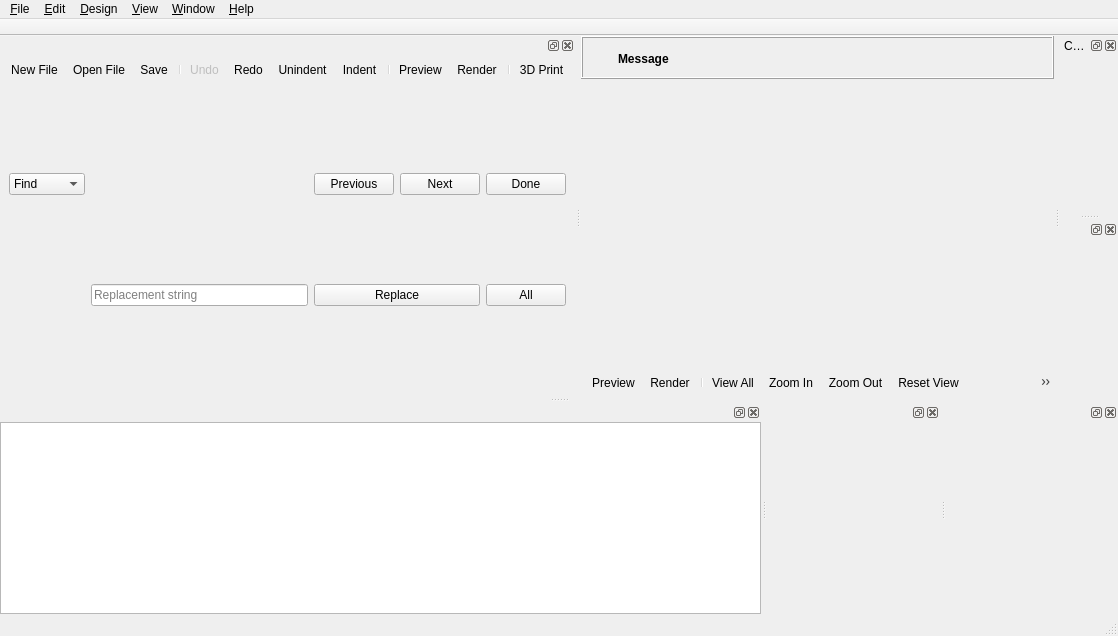
<?xml version="1.0" encoding="UTF-8"?>
<ui version="4.0">
 <class>MainWindow</class>
 <widget class="QMainWindow" name="MainWindow">
  <property name="geometry">
   <rect>
    <x>0</x>
    <y>0</y>
    <width>1118</width>
    <height>636</height>
   </rect>
  </property>
  <widget class="QWidget" name="centralwidget">
   <layout class="QVBoxLayout" name="verticalLayout_2">
    <property name="spacing">
     <number>0</number>
    </property>
    <property name="leftMargin">
     <number>0</number>
    </property>
    <property name="topMargin">
     <number>0</number>
    </property>
    <property name="rightMargin">
     <number>0</number>
    </property>
    <property name="bottomMargin">
     <number>0</number>
    </property>
    <item>
     <widget class="QWidget" name="mainWidget" native="true">
      <property name="sizePolicy">
       <sizepolicy hsizetype="Expanding" vsizetype="Expanding">
        <horstretch>0</horstretch>
        <verstretch>0</verstretch>
       </sizepolicy>
      </property>
      <layout class="QVBoxLayout" name="verticalLayout_3">
       <property name="spacing">
        <number>0</number>
       </property>
       <property name="leftMargin">
        <number>0</number>
       </property>
       <property name="topMargin">
        <number>0</number>
       </property>
       <property name="rightMargin">
        <number>0</number>
       </property>
       <property name="bottomMargin">
        <number>0</number>
       </property>
       <item>
        <widget class="QFrame" name="frameCompileResult">
         <property name="frameShape">
          <enum>QFrame::Box</enum>
         </property>
         <property name="frameShadow">
          <enum>QFrame::Raised</enum>
         </property>
         <layout class="QGridLayout" name="gridLayoutCompileResult">
          <property name="leftMargin">
           <number>6</number>
          </property>
          <property name="topMargin">
           <number>6</number>
          </property>
          <property name="rightMargin">
           <number>6</number>
          </property>
          <property name="bottomMargin">
           <number>4</number>
          </property>
          <property name="horizontalSpacing">
           <number>4</number>
          </property>
          <item row="0" column="1">
           <widget class="QLabel" name="labelCompileResultMessage">
            <property name="sizePolicy">
             <sizepolicy hsizetype="Preferred" vsizetype="Preferred">
              <horstretch>1</horstretch>
              <verstretch>0</verstretch>
             </sizepolicy>
            </property>
            <property name="font">
             <font>
              <weight>75</weight>
              <bold>true</bold>
             </font>
            </property>
            <property name="text">
             <string>Message</string>
            </property>
            <property name="wordWrap">
             <bool>true</bool>
            </property>
           </widget>
          </item>
          <item row="0" column="2">
           <widget class="QToolButton" name="toolButtonCompileResultClose">
            <property name="styleSheet">
             <string notr="true"/>
            </property>
            <property name="text">
             <string/>
            </property>
            <property name="icon">
             <iconset resource="../../resources/common.qrc">
              <normaloff>:/icons/close.png</normaloff>:/icons/close.png</iconset>
            </property>
            <property name="iconSize">
             <size>
              <width>22</width>
              <height>22</height>
             </size>
            </property>
            <property name="toolButtonStyle">
             <enum>Qt::ToolButtonIconOnly</enum>
            </property>
            <property name="autoRaise">
             <bool>true</bool>
            </property>
           </widget>
          </item>
          <item row="0" column="0">
           <widget class="QToolButton" name="toolButtonCompileResultIcon">
            <property name="styleSheet">
             <string notr="true">QToolButton { border: none; }</string>
            </property>
            <property name="text">
             <string/>
            </property>
            <property name="icon">
             <iconset resource="../../resources/common.qrc">
              <normaloff>:/icons/information-icons-error.png</normaloff>:/icons/information-icons-error.png</iconset>
            </property>
            <property name="iconSize">
             <size>
              <width>22</width>
              <height>22</height>
             </size>
            </property>
            <property name="autoRaise">
             <bool>false</bool>
            </property>
           </widget>
          </item>
         </layout>
        </widget>
       </item>
       <item>
        <widget class="QGLView" name="qglview" native="true">
         <property name="sizePolicy">
          <sizepolicy hsizetype="Expanding" vsizetype="Expanding">
           <horstretch>0</horstretch>
           <verstretch>0</verstretch>
          </sizepolicy>
         </property>
         <property name="minimumSize">
          <size>
           <width>200</width>
           <height>100</height>
          </size>
         </property>
        </widget>
       </item>
       <item>
        <widget class="QToolBar" name="viewerToolBar">
         <addaction name="designActionPreview"/>
         <addaction name="designActionRender"/>
         <addaction name="separator"/>
         <addaction name="viewActionViewAll"/>
         <addaction name="viewActionZoomIn"/>
         <addaction name="viewActionZoomOut"/>
         <addaction name="viewActionResetView"/>
         <addaction name="designActionMeasureDist"/>
         <addaction name="designActionMeasureAngle"/>
         <addaction name="separator"/>
         <addaction name="viewActionRight"/>
         <addaction name="viewActionLeft"/>
         <addaction name="viewActionBack"/>
         <addaction name="viewActionFront"/>
         <addaction name="viewActionTop"/>
         <addaction name="viewActionBottom"/>
         <addaction name="separator"/>
         <addaction name="viewActionPerspective"/>
         <addaction name="viewActionOrthogonal"/>
         <addaction name="separator"/>
         <addaction name="viewActionShowAxes"/>
         <addaction name="viewActionShowScaleProportional"/>
         <addaction name="viewActionShowEdges"/>
        </widget>
       </item>
      </layout>
      <zorder>qglview</zorder>
      <zorder>viewerToolBar</zorder>
      <zorder>frameCompileResult</zorder>
     </widget>
    </item>
   </layout>
  </widget>
  <widget class="QMenuBar" name="menubar">
   <property name="geometry">
    <rect>
     <x>0</x>
     <y>0</y>
     <width>1118</width>
     <height>22</height>
    </rect>
   </property>
   <widget class="QMenu" name="menu_File">
    <property name="title">
     <string>&amp;File</string>
    </property>
    <widget class="QMenu" name="menuOpenRecent">
     <property name="title">
      <string>Recen&amp;t Files</string>
     </property>
    </widget>
    <widget class="QMenu" name="menuExamples">
     <property name="title">
      <string>&amp;Examples</string>
     </property>
    </widget>
    <widget class="QMenu" name="menuExport">
     <property name="title">
      <string>E&amp;xport</string>
     </property>
     <addaction name="fileActionExportSTL"/>
     <addaction name="fileActionExportOBJ"/>
     <addaction name="fileActionExportOFF"/>
     <addaction name="fileActionExportWRL"/>
     <addaction name="fileActionExportAMF"/>
     <addaction name="fileActionExport3MF"/>
     <addaction name="fileActionExportDXF"/>
     <addaction name="fileActionExportSVG"/>
     <addaction name="fileActionExportCSG"/>
     <addaction name="fileActionExportPDF"/>
     <addaction name="fileActionExportSTEP"/>
     <addaction name="separator"/>
     <addaction name="fileActionExportImage"/>
    </widget>
    <addaction name="fileActionNew"/>
    <addaction name="fileActionOpen"/>
    <addaction name="menuOpenRecent"/>
    <addaction name="menuExamples"/>
    <addaction name="fileActionReload"/>
    <addaction name="separator"/>
    <addaction name="fileActionNewWindow"/>
    <addaction name="fileActionOpenWindow"/>
    <addaction name="fileActionRevoke"/>
    <addaction name="fileActionClose"/>
    <addaction name="separator"/>
    <addaction name="fileActionSave"/>
    <addaction name="fileActionSaveAs"/>
    <addaction name="fileActionSaveACopy"/>
    <addaction name="fileActionSaveAll"/>
    <addaction name="separator"/>
    <addaction name="menuExport"/>
    <addaction name="separator"/>
    <addaction name="fileShowLibraryFolder"/>
    <addaction name="separator"/>
    <addaction name="fileActionQuit"/>
   </widget>
   <widget class="QMenu" name="menu_Edit">
    <property name="title">
     <string>&amp;Edit</string>
    </property>
    <addaction name="editActionUndo"/>
    <addaction name="editActionRedo"/>
    <addaction name="separator"/>
    <addaction name="editActionCut"/>
    <addaction name="editActionCopy"/>
    <addaction name="editActionPaste"/>
    <addaction name="separator"/>
    <addaction name="editActionIndent"/>
    <addaction name="editActionUnindent"/>
    <addaction name="editActionComment"/>
    <addaction name="editActionUncomment"/>
    <addaction name="editActionConvertTabsToSpaces"/>
    <addaction name="editActionToggleBookmark"/>
    <addaction name="editActionNextBookmark"/>
    <addaction name="editActionPrevBookmark"/>
    <addaction name="separator"/>
    <addaction name="editActionNextTab"/>
    <addaction name="editActionPrevTab"/>
    <addaction name="separator"/>
    <addaction name="editActionCopyViewport"/>
    <addaction name="editActionCopyVPT"/>
    <addaction name="editActionCopyVPR"/>
    <addaction name="editActionCopyVPD"/>
    <addaction name="editActionCopyVPF"/>
    <addaction name="separator"/>
    <addaction name="editActionFind"/>
    <addaction name="editActionFindAndReplace"/>
    <addaction name="editActionFindNext"/>
    <addaction name="editActionFindPrevious"/>
    <addaction name="editActionUseSelectionForFind"/>
    <addaction name="separator"/>
    <addaction name="editActionJumpToNextError"/>
    <addaction name="separator"/>
    <addaction name="editActionZoomTextIn"/>
    <addaction name="editActionZoomTextOut"/>
    <addaction name="editActionPreferences"/>
   </widget>
   <widget class="QMenu" name="menu_Design">
    <property name="title">
     <string>&amp;Design</string>
    </property>
    <addaction name="designActionAutoReload"/>
    <addaction name="designActionReloadAndPreview"/>
    <addaction name="designActionPreview"/>
    <addaction name="designActionRender"/>
    <addaction name="designAction3DPrint"/>
    <addaction name="designActionMeasureDist"/>
    <addaction name="designActionMeasureAngle"/>
    <addaction name="separator"/>
    <addaction name="designCheckValidity"/>
    <addaction name="designActionDisplayAST"/>
    <addaction name="designActionDisplayCSGTree"/>
    <addaction name="designActionDisplayCSGProducts"/>
    <addaction name="separator"/>
    <addaction name="designActionFlushCaches"/>
   </widget>
   <widget class="QMenu" name="menu_View">
    <property name="title">
     <string>&amp;View</string>
    </property>
    <addaction name="viewActionPreview"/>
    <addaction name="viewActionSurfaces"/>
    <addaction name="viewActionWireframe"/>
    <addaction name="viewActionThrownTogether"/>
    <addaction name="separator"/>
    <addaction name="viewActionShowEdges"/>
    <addaction name="viewActionShowAxes"/>
    <addaction name="viewActionShowScaleProportional"/>
    <addaction name="viewActionShowCrosshairs"/>
    <addaction name="separator"/>
    <addaction name="viewActionTop"/>
    <addaction name="viewActionBottom"/>
    <addaction name="viewActionLeft"/>
    <addaction name="viewActionRight"/>
    <addaction name="viewActionFront"/>
    <addaction name="viewActionBack"/>
    <addaction name="viewActionDiagonal"/>
    <addaction name="viewActionCenter"/>
    <addaction name="viewActionViewAll"/>
    <addaction name="viewActionResetView"/>
    <addaction name="separator"/>
    <addaction name="viewActionZoomIn"/>
    <addaction name="viewActionZoomOut"/>
    <addaction name="separator"/>
    <addaction name="viewActionPerspective"/>
    <addaction name="viewActionOrthogonal"/>
    <addaction name="separator"/>
    <addaction name="viewActionHideEditorToolBar"/>
    <addaction name="viewActionHide3DViewToolBar"/>
   </widget>
   <widget class="QMenu" name="menuHelp">
    <property name="title">
     <string>&amp;Help</string>
    </property>
    <addaction name="helpActionAbout"/>
    <addaction name="helpActionHomepage"/>
    <addaction name="helpActionManual"/>
    <addaction name="helpActionOfflineManual"/>
    <addaction name="helpActionCheatSheet"/>
    <addaction name="helpActionOfflineCheatSheet"/>
    <addaction name="helpActionLibraryInfo"/>
    <addaction name="helpActionFontInfo"/>
   </widget>
   <widget class="QMenu" name="menuWindow">
    <property name="title">
     <string>&amp;Window</string>
    </property>
    <addaction name="windowActionSelectEditor"/>
    <addaction name="windowActionSelectConsole"/>
    <addaction name="windowActionSelectErrorLog"/>
    <addaction name="windowActionSelectCustomizer"/>
    <addaction name="windowActionSelectAnimate"/>
    <addaction name="windowActionSelectViewportControl"/>
    <addaction name="separator"/>
    <addaction name="windowActionNextWindow"/>
    <addaction name="windowActionPreviousWindow"/>
    <addaction name="separator"/>
    <addaction name="windowActionHideEditor"/>
    <addaction name="windowActionHideConsole"/>
    <addaction name="windowActionHideErrorLog"/>
    <addaction name="windowActionHideCustomizer"/>
    <addaction name="windowActionHideAnimate"/>
    <addaction name="windowActionHideViewportControl"/>
   </widget>
   <addaction name="menu_File"/>
   <addaction name="menu_Edit"/>
   <addaction name="menu_Design"/>
   <addaction name="menu_View"/>
   <addaction name="menuWindow"/>
   <addaction name="menuHelp"/>
  </widget>
  <widget class="QToolBar" name="tabToolBar">
   <property name="windowTitle">
    <string>Tabs</string>
   </property>
   <property name="movable">
    <bool>false</bool>
   </property>
   <property name="floatable">
    <bool>false</bool>
   </property>
   <attribute name="toolBarArea">
    <enum>TopToolBarArea</enum>
   </attribute>
   <attribute name="toolBarBreak">
    <bool>false</bool>
   </attribute>
       <widget class="QWidget" name="tabToolBarContents">
    <property name="sizePolicy">
     <sizepolicy hsizetype="Expanding" vsizetype="Expanding">
      <horstretch>0</horstretch>
      <verstretch>0</verstretch>
     </sizepolicy>
    </property>
    <layout class="QVBoxLayout" name="verticalLayout_1">
     <property name="spacing">
      <number>0</number>
     </property>
     <property name="leftMargin">
      <number>0</number>
     </property>
     <property name="topMargin">
      <number>0</number>
     </property>
     <property name="rightMargin">
      <number>0</number>
     </property>
     <property name="bottomMargin">
      <number>0</number>
     </property>
   </layout>
   </widget>
  </widget>
  <widget class="QStatusBar" name="statusbar">
   <property name="maximumSize">
    <size>
     <width>16777215</width>
     <height>23</height>
    </size>
   </property>
  </widget>
  <widget class="Dock" name="editorDock">
   <attribute name="dockWidgetArea">
    <number>1</number>
   </attribute>
   <widget class="QWidget" name="editorDockContents">
    <layout class="QVBoxLayout" name="verticalLayout">
     <property name="spacing">
      <number>0</number>
     </property>
     <property name="leftMargin">
      <number>0</number>
     </property>
     <property name="topMargin">
      <number>0</number>
     </property>
     <property name="rightMargin">
      <number>0</number>
     </property>
     <property name="bottomMargin">
      <number>0</number>
     </property>
     <item>
      <widget class="QToolBar" name="editortoolbar">
       <addaction name="fileActionNew"/>
       <addaction name="fileActionOpen"/>
       <addaction name="fileActionSave"/>
       <addaction name="separator"/>
       <addaction name="editActionUndo"/>
       <addaction name="editActionRedo"/>
       <addaction name="editActionUnindent"/>
       <addaction name="editActionIndent"/>
       <addaction name="separator"/>
       <addaction name="designActionPreview"/>
       <addaction name="designActionRender"/>
       <addaction name="separator"/>
       <addaction name="designAction3DPrint"/>
      </widget>
     </item>
     <item>
      <widget class="QFrame" name="find_panel">
       <property name="enabled">
        <bool>true</bool>
       </property>
       <property name="sizePolicy">
        <sizepolicy hsizetype="Preferred" vsizetype="Minimum">
         <horstretch>0</horstretch>
         <verstretch>0</verstretch>
        </sizepolicy>
       </property>
       <property name="frameShape">
        <enum>QFrame::NoFrame</enum>
       </property>
       <property name="frameShadow">
        <enum>QFrame::Raised</enum>
       </property>
       <property name="lineWidth">
        <number>0</number>
       </property>
       <layout class="QGridLayout" name="gridLayout">
        <property name="topMargin">
         <number>0</number>
        </property>
        <property name="bottomMargin">
         <number>0</number>
        </property>
        <property name="verticalSpacing">
         <number>0</number>
        </property>
        <item row="0" column="0">
         <widget class="QComboBox" name="findTypeComboBox">
          <item>
           <property name="text">
            <string>Find</string>
           </property>
          </item>
          <item>
           <property name="text">
            <string>Replace</string>
           </property>
          </item>
         </widget>
        </item>
        <item row="0" column="1">
         <widget class="QWordSearchField" name="findInputField">
          <property name="placeholderText" stdset="0">
           <string>Search string</string>
          </property>
         </widget>
        </item>
        <item row="0" column="2">
         <widget class="QPushButton" name="findPrevButton">
          <property name="text">
           <string>Previous</string>
          </property>
         </widget>
        </item>
        <item row="0" column="3">
         <widget class="QPushButton" name="findNextButton">
          <property name="text">
           <string>Next</string>
          </property>
         </widget>
        </item>
        <item row="0" column="4">
         <widget class="QPushButton" name="cancelButton">
          <property name="text">
           <string>Done</string>
          </property>
         </widget>
        </item>
        <item row="1" column="1">
         <widget class="QLineEdit" name="replaceInputField">
          <property name="placeholderText">
           <string>Replacement string</string>
          </property>
         </widget>
        </item>
        <item row="1" column="2" colspan="2">
         <widget class="QPushButton" name="replaceButton">
          <property name="text">
           <string>Replace</string>
          </property>
         </widget>
        </item>
        <item row="1" column="4">
         <widget class="QPushButton" name="replaceAllButton">
          <property name="text">
           <string>All</string>
          </property>
         </widget>
        </item>
       </layout>
      </widget>
     </item>
    </layout>
   </widget>
   <addaction name="editActionRedo_2"/>
  </widget>
  <widget class="Dock" name="consoleDock">
   <attribute name="dockWidgetArea">
    <number>8</number>
   </attribute>
   <widget class="QWidget" name="consoleDockContents">
    <property name="focusPolicy">
     <enum>Qt::NoFocus</enum>
    </property>
    <layout class="QVBoxLayout" name="verticalLayout_5">
     <property name="leftMargin">
      <number>0</number>
     </property>
     <property name="topMargin">
      <number>0</number>
     </property>
     <property name="rightMargin">
      <number>0</number>
     </property>
     <property name="bottomMargin">
      <number>0</number>
     </property>
     <item>
      <widget class="Console" name="console">
       <property name="minimumSize">
        <size>
         <width>10</width>
         <height>10</height>
        </size>
       </property>
       <property name="focusPolicy">
        <enum>Qt::StrongFocus</enum>
       </property>
       <property name="readOnly">
        <bool>true</bool>
       </property>
      </widget>
     </item>
    </layout>
   </widget>
  </widget>
  <widget class="Dock" name="parameterDock">
   <property name="windowTitle">
    <string>Customizer Widget</string>
   </property>
   <attribute name="dockWidgetArea">
    <number>2</number>
   </attribute>
  </widget>
  <widget class="Dock" name="animateDock">
   <attribute name="dockWidgetArea">
    <number>8</number>
   </attribute>
   <widget class="QWidget" name="animateDockContents">
    <property name="focusPolicy">
     <enum>Qt::StrongFocus</enum>
    </property>
    <layout class="QVBoxLayout" name="verticalLayout_Animate">
     <property name="leftMargin">
      <number>0</number>
     </property>
     <property name="topMargin">
      <number>0</number>
     </property>
     <property name="rightMargin">
      <number>0</number>
     </property>
     <property name="bottomMargin">
      <number>0</number>
     </property>
     <item>
      <widget class="Animate" name="animateWidget" native="true">
      </widget>
     </item>
    </layout>
   </widget>
  </widget>
  <widget class="Dock" name="viewportControlDock">
   <attribute name="dockWidgetArea">
    <number>2</number>
   </attribute>
   <widget class="QWidget" name="viewportControlDockContents">
    <property name="focusPolicy">
     <enum>Qt::StrongFocus</enum>
    </property>
    <layout class="QVBoxLayout" name="verticalLayout_ViewportControl">
     <property name="leftMargin">
      <number>0</number>
     </property>
     <property name="topMargin">
      <number>0</number>
     </property>
     <property name="rightMargin">
      <number>0</number>
     </property>
     <property name="bottomMargin">
      <number>0</number>
     </property>
     <item>
      <widget class="ViewportControl" name="viewportControlWidget" native="true">
      </widget>
     </item>
    </layout>
   </widget>
  </widget>
  <widget class="Dock" name="errorLogDock">
   <attribute name="dockWidgetArea">
    <number>8</number>
   </attribute>
   <widget class="QWidget" name="errorLogDockContents">
    <property name="focusPolicy">
     <enum>Qt::StrongFocus</enum>
    </property>
    <layout class="QVBoxLayout" name="verticalLayout_6">
     <property name="leftMargin">
      <number>0</number>
     </property>
     <property name="topMargin">
      <number>0</number>
     </property>
     <property name="rightMargin">
      <number>0</number>
     </property>
     <property name="bottomMargin">
      <number>0</number>
     </property>
     <item>
      <widget class="ErrorLog" name="errorLogWidget" native="true">
       <property name="minimumSize">
        <size>
         <width>10</width>
         <height>10</height>
        </size>
       </property>
      </widget>
     </item>
    </layout>
   </widget>
  </widget>
  <action name="fileActionNew">
   <property name="text">
    <string>&amp;New File</string>
   </property>
   <property name="shortcut">
    <string>Ctrl+N</string>
   </property>
  </action>
  <action name="fileActionNewWindow">
   <property name="text">
    <string>New Window</string>
   </property>
  </action>
  <action name="fileActionOpen">
   <property name="text">
    <string>&amp;Open File</string>
   </property>
   <property name="shortcut">
    <string>Ctrl+O</string>
   </property>
  </action>
  <action name="fileActionOpenWindow">
   <property name="text">
    <string>Open in New Window</string>
   </property>
  </action>
  <action name="fileActionSave">
   <property name="text">
    <string>&amp;Save</string>
   </property>
   <property name="shortcut">
    <string>Ctrl+S</string>
   </property>
  </action>
  <action name="fileActionSaveAs">
   <property name="text">
    <string>Save &amp;As...</string>
   </property>
   <property name="shortcut">
    <string>Ctrl+Shift+S</string>
   </property>
  </action>
  <action name="fileActionSaveACopy">
   <property name="text">
    <string>Save a Copy</string>
   </property>
  </action>
  <action name="fileActionSaveAll">
   <property name="text">
    <string>Save All</string>
   </property>
  </action>
  <action name="fileActionReload">
   <property name="text">
    <string>&amp;Reload</string>
   </property>
   <property name="shortcut">
    <string>Ctrl+R</string>
   </property>
  </action>
  <action name="fileActionQuit">
   <property name="text">
    <string>&amp;Quit</string>
   </property>
   <property name="shortcut">
    <string>Ctrl+Q</string>
   </property>
   <property name="menuRole">
    <enum>QAction::QuitRole</enum>
   </property>
  </action>
  <action name="editActionUndo">
   <property name="enabled">
    <bool>false</bool>
   </property>
   <property name="text">
    <string>&amp;Undo</string>
   </property>
   <property name="shortcut">
    <string>Ctrl+Z</string>
   </property>
   <property name="shortcutContext">
    <enum>Qt::WidgetWithChildrenShortcut</enum>
   </property>
  </action>
  <action name="editActionRedo">
   <property name="text">
    <string>&amp;Redo</string>
   </property>
   <property name="shortcut">
    <string>Ctrl+Shift+Z</string>
   </property>
   <property name="shortcutContext">
    <enum>Qt::WidgetWithChildrenShortcut</enum>
   </property>
  </action>
  <action name="editActionRedo_2">
   <property name="shortcut">
    <string>Ctrl+Y</string>
   </property>
   <property name="shortcutContext">
    <enum>Qt::WidgetWithChildrenShortcut</enum>
   </property>
  </action>
  <action name="editActionCut">
   <property name="text">
    <string>Cu&amp;t</string>
   </property>
   <property name="shortcut">
    <string>Ctrl+X</string>
   </property>
   <property name="shortcutContext">
    <enum>Qt::WidgetWithChildrenShortcut</enum>
   </property>
  </action>
  <action name="editActionCopy">
   <property name="text">
    <string>&amp;Copy</string>
   </property>
   <property name="shortcut">
    <string>Ctrl+C</string>
   </property>
   <property name="shortcutContext">
    <enum>Qt::WidgetWithChildrenShortcut</enum>
   </property>
  </action>
  <action name="editActionPaste">
   <property name="text">
    <string>&amp;Paste</string>
   </property>
   <property name="shortcut">
    <string>Ctrl+V</string>
   </property>
   <property name="shortcutContext">
    <enum>Qt::WidgetWithChildrenShortcut</enum>
   </property>
  </action>
  <action name="editActionIndent">
   <property name="text">
    <string>&amp;Indent</string>
   </property>
   <property name="shortcut">
    <string>Ctrl+I</string>
   </property>
  </action>
  <action name="editActionComment">
   <property name="text">
    <string>C&amp;omment</string>
   </property>
   <property name="shortcut">
    <string>Ctrl+D</string>
   </property>
  </action>
  <action name="editActionUncomment">
   <property name="text">
    <string>Unco&amp;mment</string>
   </property>
   <property name="shortcut">
    <string>Ctrl+Shift+D</string>
   </property>
  </action>
  <action name="editActionNextTab">
   <property name="text">
    <string>Show Next Tab</string>
   </property>
   <property name="shortcut">
    <string>Ctrl+Tab</string>
   </property>
  </action>
  <action name="editActionPrevTab">
   <property name="text">
    <string>Show Previous Tab</string>
   </property>
   <property name="shortcut">
    <string>Ctrl+Shift+Tab</string>
   </property>
  </action>
  <action name="editActionCopyViewport">
   <property name="text">
    <string>Copy viewport ima&amp;ge</string>
   </property>
   <property name="shortcut">
    <string>Ctrl+Shift+C</string>
   </property>
  </action>
  <action name="editActionCopyVPT">
   <property name="text">
    <string>Copy viewport transl&amp;ation</string>
   </property>
   <property name="shortcut">
    <string>Ctrl+T</string>
   </property>
  </action>
  <action name="editActionCopyVPR">
   <property name="text">
    <string>Cop&amp;y viewport rotation</string>
   </property>
  </action>
  <action name="editActionCopyVPD">
   <property name="text">
    <string>Copy vie&amp;wport distance</string>
   </property>
  </action>
  <action name="editActionCopyVPF">
   <property name="text">
    <string>Copy vie&amp;wport fov</string>
   </property>
  </action>
  <action name="editActionZoomTextIn">
   <property name="text">
    <string>Increase Font &amp;Size</string>
   </property>
   <property name="shortcut">
    <string>Ctrl++</string>
   </property>
  </action>
  <action name="editActionZoomTextOut">
   <property name="text">
    <string>Decrease Font Si&amp;ze</string>
   </property>
   <property name="shortcut">
    <string>Ctrl+-</string>
   </property>
  </action>
  <action name="windowActionHideEditor">
   <property name="checkable">
    <bool>true</bool>
   </property>
   <property name="text">
    <string>Hide Editor</string>
   </property>
  </action>
  <action name="designActionReloadAndPreview">
   <property name="text">
    <string>&amp;Reload and Preview</string>
   </property>
   <property name="shortcut">
    <string>F4</string>
   </property>
  </action>
  <action name="designActionPreview">
   <property name="text">
    <string>&amp;Preview</string>
   </property>
   <property name="shortcut">
    <string>F5</string>
   </property>
  </action>
  <action name="designActionRender">
   <property name="text">
    <string>R&amp;ender</string>
   </property>
   <property name="shortcut">
    <string>F6</string>
   </property>
  </action>
  <action name="designAction3DPrint">
   <property name="text">
    <string>&amp;3D Print</string>
   </property>
   <property name="shortcut">
    <string>F8</string>
   </property>
  </action>
  <action name="designActionMeasureDist">
   <property name="text">
    <string>Measure &amp;Distance</string>
   </property>
   <property name="shortcut">
    <string>d</string>
   </property>
  </action>
  <action name="designActionMeasureAngle">
   <property name="text">
    <string>Measure &amp;Angle</string>
   </property>
   <property name="shortcut">
    <string>a</string>
   </property>
  </action>
  <action name="designCheckValidity">
   <property name="text">
    <string>&amp;Check Validity</string>
   </property>
  </action>
  <action name="designActionDisplayAST">
   <property name="text">
    <string>Display A&amp;ST...</string>
   </property>
  </action>
  <action name="designActionDisplayCSGTree">
   <property name="text">
    <string>Display CSG &amp;Tree...</string>
   </property>
  </action>
  <action name="designActionDisplayCSGProducts">
   <property name="text">
    <string>Display CSG Pr&amp;oducts...</string>
   </property>
  </action>
  <action name="fileActionExportSTL">
   <property name="text">
    <string>Export as &amp;STL...</string>
   </property>
   <property name="shortcut">
    <string>F7</string>
   </property>
  </action>
  <action name="fileActionExportOBJ">
   <property name="text">
    <string>Export as &amp;OBJ...</string>
   </property>
  </action>
  <action name="fileActionExportOFF">
   <property name="text">
    <string>Export as &amp;OFF...</string>
   </property>
  </action>
  <action name="fileActionExportWRL">
   <property name="text">
    <string>Export as &amp;WRL...</string>
   </property>
  </action>
  <action name="viewActionPreview">
   <property name="checkable">
    <bool>true</bool>
   </property>
   <property name="text">
    <string>Preview</string>
   </property>
   <property name="shortcut">
    <string>F9</string>
   </property>
  </action>
  <action name="viewActionSurfaces">
   <property name="checkable">
    <bool>true</bool>
   </property>
   <property name="text">
    <string>Surfaces</string>
   </property>
   <property name="shortcut">
    <string>F10</string>
   </property>
  </action>
  <action name="viewActionWireframe">
   <property name="checkable">
    <bool>true</bool>
   </property>
   <property name="text">
    <string>Wireframe</string>
   </property>
   <property name="shortcut">
    <string>F11</string>
   </property>
  </action>
  <action name="viewActionThrownTogether">
   <property name="checkable">
    <bool>true</bool>
   </property>
   <property name="text">
    <string>Thrown Together</string>
   </property>
   <property name="shortcut">
    <string>F12</string>
   </property>
  </action>
  <action name="viewActionShowEdges">
   <property name="checkable">
    <bool>true</bool>
   </property>
   <property name="text">
    <string>Show Edges</string>
   </property>
   <property name="shortcut">
    <string>Ctrl+1</string>
   </property>
  </action>
  <action name="viewActionShowAxes">
   <property name="checkable">
    <bool>true</bool>
   </property>
   <property name="text">
    <string>Show Axes</string>
   </property>
   <property name="shortcut">
    <string>Ctrl+2</string>
   </property>
  </action>
  <action name="viewActionShowCrosshairs">
   <property name="checkable">
    <bool>true</bool>
   </property>
   <property name="text">
    <string>Show Crosshairs</string>
   </property>
   <property name="shortcut">
    <string>Ctrl+3</string>
   </property>
  </action>
  <action name="viewActionShowScaleProportional">
   <property name="checkable">
    <bool>true</bool>
   </property>
   <property name="text">
    <string>Show Scale Markers</string>
   </property>
  </action>
  <action name="viewActionTop">
   <property name="text">
    <string>&amp;Top</string>
   </property>
   <property name="shortcut">
    <string>Ctrl+4</string>
   </property>
  </action>
  <action name="viewActionBottom">
   <property name="text">
    <string>&amp;Bottom</string>
   </property>
   <property name="shortcut">
    <string>Ctrl+5</string>
   </property>
  </action>
  <action name="viewActionLeft">
   <property name="text">
    <string>&amp;Left</string>
   </property>
   <property name="shortcut">
    <string>Ctrl+6</string>
   </property>
  </action>
  <action name="viewActionRight">
   <property name="text">
    <string>&amp;Right</string>
   </property>
   <property name="shortcut">
    <string>Ctrl+7</string>
   </property>
  </action>
  <action name="viewActionFront">
   <property name="text">
    <string>&amp;Front</string>
   </property>
   <property name="shortcut">
    <string>Ctrl+8</string>
   </property>
  </action>
  <action name="viewActionBack">
   <property name="text">
    <string>Bac&amp;k</string>
   </property>
   <property name="shortcut">
    <string>Ctrl+9</string>
   </property>
  </action>
  <action name="viewActionDiagonal">
   <property name="text">
    <string>&amp;Diagonal</string>
   </property>
   <property name="shortcut">
    <string>Ctrl+0</string>
   </property>
  </action>
  <action name="viewActionCenter">
   <property name="text">
    <string>Ce&amp;nter</string>
   </property>
   <property name="shortcut">
    <string>Ctrl+Shift+0</string>
   </property>
  </action>
  <action name="viewActionPerspective">
   <property name="checkable">
    <bool>true</bool>
   </property>
   <property name="text">
    <string>&amp;Perspective</string>
   </property>
  </action>
  <action name="viewActionOrthogonal">
   <property name="checkable">
    <bool>true</bool>
   </property>
   <property name="text">
    <string>&amp;Orthogonal</string>
   </property>
  </action>
  <action name="windowActionHideConsole">
   <property name="checkable">
    <bool>true</bool>
   </property>
   <property name="text">
    <string>Hide Console</string>
   </property>
  </action>
  <action name="helpActionAbout">
   <property name="enabled">
    <bool>true</bool>
   </property>
   <property name="text">
    <string>&amp;About</string>
   </property>
   <property name="menuRole">
    <enum>QAction::AboutRole</enum>
   </property>
  </action>
  <action name="helpActionManual">
   <property name="text">
    <string>&amp;Documentation</string>
   </property>
  </action>
  <action name="helpActionOfflineManual">
   <property name="text">
    <string>&amp;Offline Documentation</string>
   </property>
  </action>
  <action name="helpActionOfflineCheatSheet">
   <property name="text">
    <string>&amp;Offline Cheat Sheet</string>
   </property>
  </action>
  <action name="fileActionClearRecent">
   <property name="text">
    <string>Clear Recent</string>
   </property>
  </action>
  <action name="fileActionExportDXF">
   <property name="text">
    <string>Export as &amp;DXF...</string>
   </property>
  </action>
  <action name="fileActionRevoke">
   <property name="text">
    <string>Revoke trusted python Files</string>
   </property>
  </action>
  <action name="fileActionClose">
   <property name="text">
    <string>&amp;Close</string>
   </property>
   <property name="shortcut">
    <string>Ctrl+W</string>
   </property>
  </action>
  <action name="editActionPreferences">
   <property name="text">
    <string>&amp;Preferences</string>
   </property>
   <property name="menuRole">
    <enum>QAction::PreferencesRole</enum>
   </property>
  </action>
  <action name="editActionFind">
   <property name="text">
    <string>&amp;Find...</string>
   </property>
   <property name="shortcut">
    <string>Ctrl+F</string>
   </property>
  </action>
  <action name="editActionFindAndReplace">
   <property name="text">
    <string>Fin&amp;d and Replace...</string>
   </property>
   <property name="shortcut">
    <string>Ctrl+Alt+F</string>
   </property>
  </action>
  <action name="editActionFindNext">
   <property name="text">
    <string>Find Ne&amp;xt</string>
   </property>
   <property name="shortcut">
    <string>Ctrl+G</string>
   </property>
  </action>
  <action name="editActionFindPrevious">
   <property name="text">
    <string>Find Pre&amp;vious</string>
   </property>
   <property name="shortcut">
    <string>Ctrl+Shift+G</string>
   </property>
  </action>
  <action name="editActionUseSelectionForFind">
   <property name="text">
    <string>Use Se&amp;lection for Find</string>
   </property>
   <property name="shortcut">
    <string>Ctrl+E</string>
   </property>
  </action>
  <action name="editActionJumpToNextError">
   <property name="text">
    <string>Jump to next error</string>
   </property>
   <property name="shortcut">
    <string>Ctrl+Alt+E</string>
   </property>
  </action>
  <action name="designActionFlushCaches">
   <property name="text">
    <string>&amp;Flush Caches</string>
   </property>
  </action>
  <action name="helpActionHomepage">
   <property name="text">
    <string>&amp;OpenSCAD Homepage</string>
   </property>
  </action>
  <action name="designActionAutoReload">
   <property name="checkable">
    <bool>true</bool>
   </property>
   <property name="text">
    <string>&amp;Automatic Reload and Preview</string>
   </property>
  </action>
  <action name="fileActionExportImage">
   <property name="text">
    <string>Export as &amp;Image...</string>
   </property>
  </action>
  <action name="fileActionExportCSG">
   <property name="text">
    <string>Export as &amp;CSG...</string>
   </property>
  </action>
  <action name="fileActionExportSTEP">
   <property name="text">
    <string>Export as STEP...</string>
   </property>
  </action>
  <action name="helpActionLibraryInfo">
   <property name="text">
    <string>&amp;Library info</string>
   </property>
  </action>
  <action name="fileShowLibraryFolder">
   <property name="text">
    <string>Show &amp;Library Folder...</string>
   </property>
  </action>
  <action name="viewActionResetView">
   <property name="text">
    <string>Reset View</string>
   </property>
  </action>
  <action name="helpActionFontInfo">
   <property name="text">
    <string>&amp;Font List</string>
   </property>
  </action>
  <action name="fileActionExportSVG">
   <property name="text">
    <string>Export as S&amp;VG...</string>
   </property>
  </action>
  <action name="fileActionExportAMF">
   <property name="text">
    <string>Export as &amp;AMF...</string>
   </property>
  </action>
  <action name="fileActionExport3MF">
   <property name="text">
    <string>Export as &amp;3MF...</string>
   </property>
  </action>
  <action name="viewActionZoomIn">
   <property name="text">
    <string>Zoom In</string>
   </property>
   <property name="shortcut">
    <string>Ctrl+]</string>
   </property>
  </action>
  <action name="viewActionZoomOut">
   <property name="text">
    <string>Zoom Out</string>
   </property>
   <property name="shortcut">
    <string>Ctrl+[</string>
   </property>
  </action>
  <action name="viewActionViewAll">
   <property name="text">
    <string>View All</string>
   </property>
   <property name="shortcut">
    <string>Ctrl+Shift+V</string>
   </property>
  </action>
  <action name="editActionConvertTabsToSpaces">
   <property name="text">
    <string>Conv&amp;ert Tabs to Spaces</string>
   </property>
  </action>
  <action name="editActionToggleBookmark">
   <property name="text">
    <string>Toggle Bookmark</string>
   </property>
   <property name="shortcut">
    <string>Ctrl+F2</string>
   </property>
  </action>
  <action name="editActionNextBookmark">
   <property name="text">
    <string>Jump to next bookmark</string>
   </property>
   <property name="shortcut">
    <string>F2</string>
   </property>
  </action>
  <action name="editActionPrevBookmark">
   <property name="text">
    <string>Jump to previous bookmark</string>
   </property>
   <property name="shortcut">
    <string>Shift+F2</string>
   </property>
  </action>
  <action name="viewActionHideEditorToolBar">
   <property name="checkable">
    <bool>true</bool>
   </property>
   <property name="text">
    <string>Hide Editor toolbar</string>
   </property>
  </action>
  <action name="editActionUnindent">
   <property name="text">
    <string>U&amp;nindent</string>
   </property>
   <property name="shortcut">
    <string>Ctrl+Shift+I</string>
   </property>
  </action>
  <action name="helpActionCheatSheet">
   <property name="text">
    <string>&amp;Cheat Sheet</string>
   </property>
  </action>
  <action name="windowActionHideCustomizer">
   <property name="checkable">
    <bool>true</bool>
   </property>
   <property name="checked">
    <bool>true</bool>
   </property>
   <property name="text">
    <string>Hide Customizer</string>
   </property>
  </action>
  <action name="fileActionExportPDF">
   <property name="text">
    <string>Export as PDF...</string>
   </property>
  </action>
  <action name="viewActionHide3DViewToolBar">
   <property name="checkable">
    <bool>true</bool>
   </property>
   <property name="text">
    <string>Hide 3D View toolbar</string>
   </property>
  </action>
  <action name="windowActionHideErrorLog">
   <property name="checkable">
    <bool>true</bool>
   </property>
   <property name="checked">
    <bool>true</bool>
   </property>
   <property name="text">
    <string>Hide Error Log</string>
   </property>
   <property name="toolTip">
    <string>Hide ErrorLog</string>
   </property>
  </action>
  <action name="windowActionHideAnimate">
   <property name="checkable">
    <bool>true</bool>
   </property>
   <property name="checked">
    <bool>true</bool>
   </property>
   <property name="text">
    <string>Hide Animation Toolbar/Window</string>
   </property>
   <property name="toolTip">
    <string>Hide Animation Toolbar/Window</string>
   </property>
  </action>
  <action name="windowActionHideViewportControl">
   <property name="checkable">
    <bool>true</bool>
   </property>
   <property name="checked">
    <bool>true</bool>
   </property>
   <property name="text">
    <string>Hide Viewport-Control</string>
   </property>
   <property name="toolTip">
    <string>Hide Viewport-Control</string>
   </property>
  </action>
  <action name="windowActionSelectEditor">
   <property name="text">
    <string>&amp;Editor</string>
   </property>
  </action>
  <action name="windowActionSelectConsole">
   <property name="text">
    <string>&amp;Console</string>
   </property>
  </action>
  <action name="windowActionSelectCustomizer">
   <property name="text">
    <string>C&amp;ustomizer</string>
   </property>
  </action>
  <action name="windowActionSelectErrorLog">
   <property name="text">
    <string>Error &amp;Log</string>
   </property>
  </action>
  <action name="windowActionSelectAnimate">
   <property name="text">
    <string>&amp;Animate</string>
   </property>
  </action>
  <action name="windowActionSelectViewportControl">
   <property name="text">
    <string>Viewport-Control</string>
   </property>
  </action>
  <action name="windowActionNextWindow">
   <property name="text">
    <string>&amp;Next Window</string>
   </property>
  </action>
  <action name="windowActionPreviousWindow">
   <property name="text">
    <string>&amp;Previous Window</string>
   </property>
  </action>
  <action name="editActionInsertTemplate">
   <property name="text">
    <string>Insert Template</string>
   </property>
   <property name="shortcut">
    <string>Alt+Ins</string>
   </property>
  </action>
  <action name="editActionFoldAll">
   <property name="text">
    <string>Fold/Unfoll All</string>
   </property>
  </action>
 </widget>
 <customwidgets>
  <customwidget>
   <class>QGLView</class>
   <extends>QWidget</extends>
   <header>gui/QGLView.h</header>
   <container>1</container>
  </customwidget>
  <customwidget>
   <class>Dock</class>
   <extends>QDockWidget</extends>
   <header>gui/Dock.h</header>
   <container>1</container>
  </customwidget>
  <customwidget>
   <class>ParameterWidget</class>
   <extends>QWidget</extends>
   <header>gui/parameter/ParameterWidget.h</header>
   <container>1</container>
  </customwidget>
  <customwidget>
   <class>QWordSearchField</class>
   <extends>QFrame</extends>
   <header>gui/QWordSearchField.h</header>
   <container>1</container>
  </customwidget>
  <customwidget>
   <class>Console</class>
   <extends>QPlainTextEdit</extends>
   <header>gui/Console.h</header>
  </customwidget>
  <customwidget>
   <class>ErrorLog</class>
   <extends>QWidget</extends>
   <header>gui/ErrorLog.h</header>
   <container>1</container>
  </customwidget>
  <customwidget>
   <class>Animate</class>
   <extends>QWidget</extends>
   <header>gui/Animate.h</header>
   <container>1</container>
  </customwidget>
  <customwidget>
   <class>ViewportControl</class>
   <extends>QWidget</extends>
   <header>gui/ViewportControl.h</header>
   <container>1</container>
  </customwidget>
 </customwidgets>
 <resources>
  <include location="../../resources/common.qrc"/>
 </resources>
 <connections/>
</ui>
